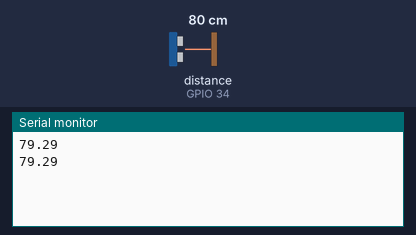
Simulated run of this sketch. Board: ESP32. On the bench: the last lines printed to the serial monitor. Wiring (inferred from the names in the program): ultrasonic range finder: trigger GPIO 35; echo GPIO 34. The test bench sets the inputs (shaded band); at power-on: distance to the obstacle (sensor on GPIO 34) 80 cm. The echo pulse lasts 58.3 µs per cm.

Above: at 1.2 s.
1.3 s: distance to the obstacle (sensor on GPIO 34) set to 2 cm
At 2.6 s:
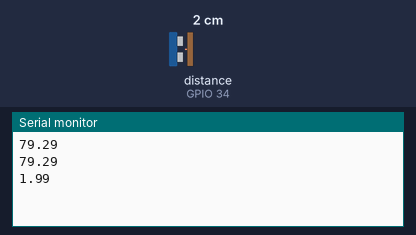
2.8 s: distance to the obstacle (sensor on GPIO 34) set to 4 cm
At 3.9 s:
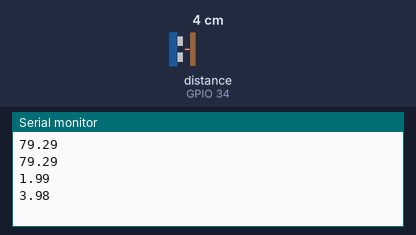
Timing chart, 0 to 5.8 s (numbered marks = the images above; inputs shaded):
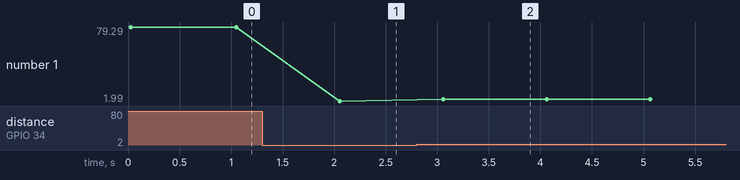

Measured:
- after the input at 1.3 s, the serial monitor: prints a new line after 0.76 s (image 1)
- after the input at 2.8 s, the serial monitor: prints a new line after 0.26 s (image 2)
- plotted number 1: 79.29 → 1.99 after the input at 1.3 s, 1.99 → 3.98 after the input at 2.8 s

The sketch:

WD1R32_R04Test.ino
```cpp
#include "Arduino.h"

// *************************************************
// SR04 Ultrasonic Distance Sensor
// time to distance conversion is
// divide by 2 (both ways to the obstical and back)
// divide by sonic constant 29.1
//#define TRIGGER_PIN   A0
//#define ECHO_PIN      A1
//#define TRIGGER_PIN   2
//#define ECHO_PIN      4
#define TRIGGER_PIN   35
#define ECHO_PIN      34
#define SC_MM         0.17
#define SC_CM         0.017

#define MAX_DUR       300 * 58.2 // ~3m in dur
#define MIN_DUR       2 * 58.2 // ~2cm in dur
#define TO_SMALL      -1
#define TO_BIG        -2
#define INT_TO_SMALL  -3


/** get duration */
long getDur(int interval){
  if(interval < 1) return -3;
  long dur=0;

  for(int i = 0; i < interval; i++ ){
    // init sensor
    digitalWrite(TRIGGER_PIN, LOW);
    delayMicroseconds(10);
    noInterrupts();

    // start 10 us pulse
    digitalWrite(TRIGGER_PIN, HIGH);
    delayMicroseconds(50);
    digitalWrite(TRIGGER_PIN, LOW);

    dur += pulseIn(ECHO_PIN, HIGH); // determine the time
    interrupts();

  }

  dur /= interval;
  if(dur > MAX_DUR ) { return TO_BIG;}
  else if (dur < MIN_DUR){ return TO_SMALL;}
  return dur;
}

void initDist(){
  pinMode(TRIGGER_PIN, OUTPUT);
  pinMode(ECHO_PIN, INPUT);
}

/** get the distance in centi meter*/
double getDistCM(long dur){ return (dur * SC_CM);}

/** get the distance in milli meter*/
long getDistMM(long dur) { return (dur * SC_MM);}
// *************************************************

void setup(){
  Serial.begin(115200);
  while(!Serial){delay(1);} // wait until the serial is ok (only for Leonardo)
  initDist();
}

void loop (){

  //Serial.print("Current distance is: ");
  long dur = getDur(5);
  if(dur > 0) Serial.println(getDistCM(dur));
  else if( dur == TO_BIG) Serial.println("TO FAR");
  else if( dur == TO_SMALL) Serial.println("TO NEAR");
  delay(1000); // wait a second
}
```
